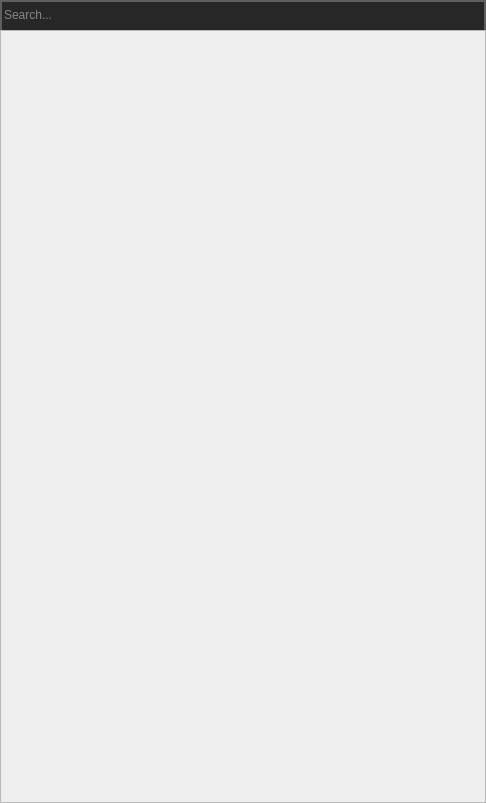
<?xml version="1.0" encoding="UTF-8"?>
<ui version="4.0">
 <class>PopupMenu</class>
 <widget class="QWidget" name="PopupMenu">
  <property name="geometry">
   <rect>
    <x>0</x>
    <y>0</y>
    <width>486</width>
    <height>803</height>
   </rect>
  </property>
  <property name="windowTitle">
   <string>Form</string>
  </property>
  <property name="whatsThis">
   <string>&lt;html&gt;&lt;head/&gt;&lt;body&gt;&lt;pre style=&quot;-qt-paragraph-type:empty; margin-top:0px; margin-bottom:0px; margin-left:0px; margin-right:0px; -qt-block-indent:0; text-indent:0px; font-family:'Courier New'; background-color:#313131;&quot;&gt;&lt;br/&gt;&lt;/pre&gt;&lt;/body&gt;&lt;/html&gt;</string>
  </property>
  <property name="styleSheet">
   <string notr="true"/>
  </property>
  <layout class="QVBoxLayout" name="verticalLayout">
   <property name="spacing">
    <number>0</number>
   </property>
   <property name="leftMargin">
    <number>0</number>
   </property>
   <property name="topMargin">
    <number>0</number>
   </property>
   <property name="rightMargin">
    <number>0</number>
   </property>
   <property name="bottomMargin">
    <number>0</number>
   </property>
   <item>
    <widget class="QWidget" name="horizontalWidget" native="true">
     <property name="minimumSize">
      <size>
       <width>0</width>
       <height>30</height>
      </size>
     </property>
     <property name="maximumSize">
      <size>
       <width>16777215</width>
       <height>30</height>
      </size>
     </property>
     <property name="styleSheet">
      <string notr="true">QWidget  {
    background-color: #272727;
    outline: none;
	border:2px solid black;
	border-bottom:0px solid black;
	border-radius: 0px;
	border-color: rgba(94, 94, 94, 255);
}</string>
     </property>
     <layout class="QHBoxLayout" name="horizontalLayout">
      <property name="spacing">
       <number>6</number>
      </property>
      <property name="leftMargin">
       <number>2</number>
      </property>
      <property name="topMargin">
       <number>0</number>
      </property>
      <property name="rightMargin">
       <number>2</number>
      </property>
      <property name="bottomMargin">
       <number>0</number>
      </property>
      <item>
       <widget class="QLineEdit" name="lineEdit">
        <property name="styleSheet">
         <string notr="true">QLineEdit {
    border: 0px solid #d0d0d0;
    border-radius: 0px;
    color: #e5e5e5;
	font: 700 10pt &quot;Segoe UI&quot;;
margin: 0px;
padding: 0px;
padding-top: 0px;
padding-bottom: 0px;
        border-color: rgba(94, 94, 94, 255);
height:22px;
}
QLineEdit:focus {

}
QLineEdit::selection {
    color: white;
}</string>
        </property>
        <property name="placeholderText">
         <string>Search...</string>
        </property>
        <property name="clearButtonEnabled">
         <bool>false</bool>
        </property>
       </widget>
      </item>
     </layout>
    </widget>
   </item>
   <item>
    <widget class="QScrollArea" name="scrollArea">
     <property name="styleSheet">
      <string notr="true"/>
     </property>
     <property name="lineWidth">
      <number>0</number>
     </property>
     <property name="widgetResizable">
      <bool>true</bool>
     </property>
     <widget class="QWidget" name="scrollAreaWidgetContents">
      <property name="geometry">
       <rect>
        <x>0</x>
        <y>0</y>
        <width>484</width>
        <height>771</height>
       </rect>
      </property>
      <property name="styleSheet">
       <string notr="true">QWidget  {
	border:0px solid gray;
}</string>
      </property>
      <layout class="QVBoxLayout" name="verticalLayout_3">
       <property name="leftMargin">
        <number>2</number>
       </property>
       <property name="topMargin">
        <number>2</number>
       </property>
       <property name="rightMargin">
        <number>2</number>
       </property>
       <property name="bottomMargin">
        <number>2</number>
       </property>
      </layout>
     </widget>
    </widget>
   </item>
  </layout>
 </widget>
 <resources/>
 <connections/>
</ui>
